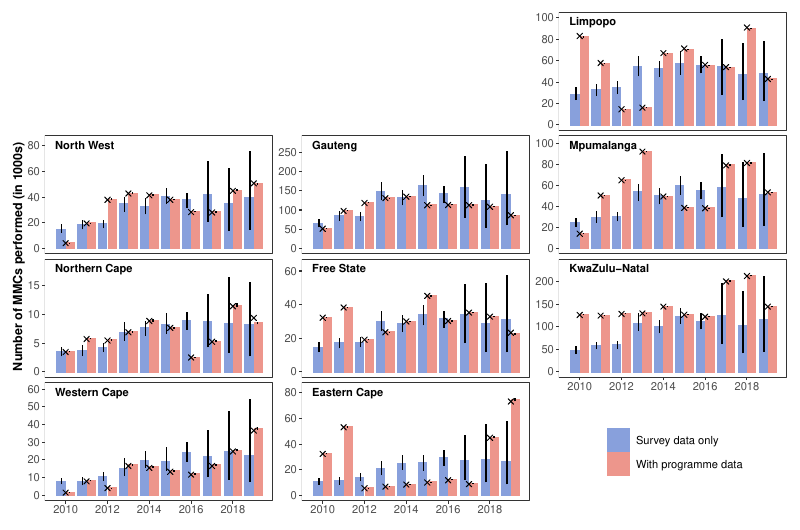

This figure's R source:
#####################
### Preliminaries ###
#####################
# Clearing Workspace
rm(list = ls())

# Set working directory
setwd('~/Dropbox/Github/zaf-circumcision-rates/Documents/nature-comms-rev/Figures/paper')

# Loading source code 
source('../src/0_Source.R')
require(ggridges)

# Model version
version <- '20210716'

################################################
### Preparing location/shapefile information ###
################################################
# Loading shapefiles 
area_hierarchy <- read.csv("../src/zaf_area_hierarchy.csv")
area_boundaries <- read_sf("../src/zaf_area_boundaries.geojson")

# Adding a unique identifier within Admin code and merging to boundaries
area_hierarchy <- area_hierarchy %>% 
  group_by(area_level) %>% 
  mutate(space = seq(dplyr::n())) %>%
  ungroup()

# Adding a unique identifier within Admin code and merging to boundaries
area_boundaries <- area_hierarchy %>% 
  group_by(area_level) %>% 
  mutate(space = seq(dplyr::n())) %>% 
  left_join(x =  area_boundaries,
            by = 'area_id') %>%
  ungroup()

#####################################
### Reading in stuff for geofacet ###
#####################################
# Reading in image of SA
## img <- readPNG(getURLContent("https://upload.wikimedia.org/wikipedia/commons/thumb/6/6d/Map_of_South_Africa_with_provinces_shaded_and_districts_numbered_%282016%29.svg/500px-Map_of_South_Africa_with_provinces_shaded_and_districts_numbered_%282016%29.svg.png"))
img <- readPNG("../src/Map_of_South_Africa_with_provinces_shaded_and_districts_numbered_(2016).svg.png")

# Getting the district grid
zaf_district_grid <- read_csv("../src/zaf-district-grid.csv")

# Setting colours for each province
province_palette <- c("Western Cape" = "#bc80bd",
                      "Free State" = "#bebada",
                      "Eastern Cape" = "#8dd3c7",
                      "Limpopo" = "#80b1d3",
                      "Northern Cape" = "#b3de69",
                      "Gauteng" = "#ffffb3",
                      "Mpumalanga" = "#fdb462",
                      "North West" = "#fccde5",
                      "KwaZulu-Natal" = "#fb8072")

# Grouping districts by their province
zaf_district_grid <- zaf_district_grid %>%
  mutate(name_province = code %>%
           fct_collapse(
             "Limpopo" = c("DC33", "DC34", "DC35", "DC36", "DC47"),
             "Mpumalanga" = c("DC30", "DC31", "DC32"),
             "Gauteng" = c("TSH", "JHB", "EKU", "DC42", "DC48"),
             "North West" = c("DC37", "DC38", "DC39", "DC40"),
             "Free State" = c("MAN", "DC16", "DC18", "DC19", "DC20"),
             "KwaZulu-Natal" = c("ETH", "DC21", "DC22", "DC23", "DC24", "DC25", "DC26", "DC27", "DC28", "DC29", "DC43"),
             "Eastern Cape" = c("BUF", "NMA", "DC10", "DC12", "DC13", "DC14", "DC15", "DC44"),
             "Northern Cape" = c("DC6", "DC7", "DC8", "DC9", "DC45"),
             "Western Cape" = c("CPT", "DC1", "DC2", "DC3", "DC4", "DC5")
           ))

###########################################
### Preparing program data for analysis ###
###########################################
# DMPPT2 input data prior to 2013
dat_program1 <- read.csv('~/Dropbox/zaf-circumcision-rates/Data/Processed/zaf_circumcision_program_data.csv') %>%
  filter(area_level == 2 & 
           year %in% 2009:2012 & 
           age_group == '10+' & 
           type == 'DMPPT2' & 
           !is.na(mmc_performed) & 
           mmc_performed > 0) %>%
  mutate(age1 = as.numeric(substr(age_group, 1, 2)),
         age2 = as.numeric(substr(age_group, 4, 5))) %>%
  mutate(age2 = if_else(is.na(age2), Inf, age2))

# DHIS input data from 2013-2017 for all districts
dat_program2 <- read.csv('~/Dropbox/zaf-circumcision-rates/Data/Processed/zaf_circumcision_program_data.csv') %>%
  filter(area_level == 2 & 
           year %in% 2013:2017 & 
           age_group == '10+' & 
           type == 'DHIS' & 
           !is.na(mmc_performed) &
           mmc_performed > 0) %>%
  mutate(age1 = as.numeric(substr(age_group, 1, 2)),
         age2 = as.numeric(substr(age_group, 4, 5))) %>%
  mutate(age2 = if_else(is.na(age2), Inf, age2))

# DHIS input data for 2018-2020 for all non-PEPFAR EC districts
dat_program3 <- read.csv('~/Dropbox/zaf-circumcision-rates/Data/Processed/zaf_circumcision_program_data.csv') %>%
  filter(!(area_id %in% c('ZAF_2_DC12', 'ZAF_2_BUF', 'ZAF_2_DC44', 'ZAF_2_DC13', 'ZAF_2_DC15')) &
           area_level == 2 & 
           year %in% 2018:2020 & 
           age_group == '10+' & 
           type == 'DHIS' & 
           !is.na(mmc_performed) & 
           mmc_performed > 0) %>%
  mutate(age1 = as.numeric(substr(age_group, 1, 2)),
         age2 = as.numeric(substr(age_group, 4, 5))) %>%
  mutate(age2 = if_else(is.na(age2), Inf, age2))

# PEPFAR input data for 2018-2020 for all PEPFAR EC districts with sharing 
dat_program4 <- read.csv('~/Dropbox/zaf-circumcision-rates/Data/Processed/prop1_4.csv') %>%
  dplyr::rename(mmc_performed = test) %>%
  dplyr::select(-c(name_district)) %>%
  filter(mmc_performed > 0 & type == 'prop4') %>%
  left_join(area_hierarchy[,c('area_id', 'area_level')], by = 'area_id') %>%
  mutate(type = if_else(!(area_id %in% c('ZAF_2_DC12', 'ZAF_2_BUF', 'ZAF_2_DC44', 'ZAF_2_DC13', 'ZAF_2_DC15')), 'Reallocated PEPFAR', 'Reported PEPFAR'),
         # age_group = if_else(!(area_id %in% c('ZAF_2_DC12', 'ZAF_2_BUF', 'ZAF_2_DC44', 'ZAF_2_DC13', 'ZAF_2_DC15')), '10+', age_group),
         age_group = '10+', 
         age1 = as.numeric(substr(age_group, 1, 2)),
         age2 = as.numeric(substr(age_group, 4, 5))) %>%
  mutate(age2 = if_else(is.na(age2), Inf, age2))

# Appending together 
dat_program <- rbind(dat_program1, dat_program2, dat_program3, dat_program4) %>%
  dplyr::select(area_id = parent_area_id, year, type, age_group, mmc_performed, age1, age2) %>%
  left_join(area_hierarchy %>%
              dplyr::select(area_id, area_name, area_level, parent_area_id)) %>%
  ddply(.(area_id, year, age_group, area_name, parent_area_id, area_level, age1, age2),
        summarise,
        mmc_performed = sum(mmc_performed))%>%
  subset(year %in% 2010:2019)

# Removing unecessary datasets
rm(dat_program1, dat_program2, dat_program3, dat_program4)

# Adding label-friendly district name 
dat_program <- merge(dat_program, 
                     zaf_district_grid[,c('code_area_id', 'name_district')],
                     by.x = 'area_id',
                     by.y = 'code_area_id',
                     all.x = TRUE)

##########################
### Reading in results ###
##########################
# Reading in model results by age group
results_agegroup1 <- read_csv(paste0('~/Dropbox/zaf-circumcision-rates/Output/Analysis/', version, '/Results_AgeGroup_Rate.csv'))
results_agegroup2 <- read_csv(paste0('~/Dropbox/zaf-circumcision-rates/Output/Analysis/', version, '/Results_AgeGroup_Incidence.csv'))
results_agegroup3 <- read_csv(paste0('~/Dropbox/zaf-circumcision-rates/Output/Analysis/', version, '/Results_AgeGroup_Prevalence.csv'))
results_agegroup <- rbind(results_agegroup1, results_agegroup2, results_agegroup3)
rm(results_agegroup1, results_agegroup2, results_agegroup3)

# Only keeping MMCs preformed 
results <- results_agegroup %>%
  subset(age_group == '10+' & type %in% c('MMCs performed') & 
           area_level == 1 & year %in% 2010:2019)

# Adding label-friendly district name 
results <- merge(results, 
                 zaf_district_grid[,c('code_area_id', 'name_district')],
                 by.x = 'area_id',
                 by.y = 'code_area_id',
                 all.x = TRUE)

# Getting relevant columns 
results <- results[,c('area_id','area_name', 'area_level', 'name_district', 'model', 'type','year','mean', 'lower', 'upper')]

#######################################
### Plotting results (DMPPT2, total)###
#######################################
# Creating grid for geofacet
zaf_province_grid <- tribble(
  ~code, ~code_area_id, ~name_province , ~row, ~col,
  "LIM", "ZAF_1_LIM"  , "Limpopo"      , 1   , 3   ,
  "NW" , "ZAF_1_NW"   , "North West"   , 2   , 1   ,
  "GT" , "ZAF_1_GT"   , "Gauteng"      , 2   , 2   ,
  "MP" , "ZAF_1_MP"   , "Mpumalanga"   , 2   , 3   ,
  "NC" , "ZAF_1_NC"   , "Northern Cape", 3   , 1   ,
  "FS" , "ZAF_1_FS"   , "Free State"   , 3   , 2   ,
  "KZN", "ZAF_1_KZN"  , "KwaZulu-Natal", 3   , 3   ,
  "WC" , "ZAF_1_WC"   , "Western Cape" , 4   , 1   ,
  "EC" , "ZAF_1_EC"   , "Eastern Cape" , 4   , 2
)

# Renaming model label
results$model[which(results$model == 'No program data')] <- 'Survey data only'
results$model[which(results$model == 'With program data')] <- 'With programme data'


fig8p <- ggplot(results,
                aes(x = year,
                    y = mean/1000,
                    ymin = lower/1000,
                    ymax = upper/1000,
                    group = model,
                    fill = model,
                    colour = model)) +
  # Bar plot
  geom_bar(stat = 'identity',
           width = 0.75,
           position = position_dodge(0.9)) +
  # Error bars
  geom_linerange(colour = 'black',
                 show.legend = FALSE,
                 position = position_dodge(0.75))  +
  # Adding points for observed data
  geom_point(data = dat_program,
             aes(x = year,
                 y = mmc_performed/1000),
             shape = 4,
             inherit.aes = FALSE) +
  # Setting for the axes
  scale_x_continuous(breaks = seq(2010, 2018, by = 2)) + 
  scale_y_continuous(breaks = scales::pretty_breaks(5)) +
  # Colour palette
  scale_fill_manual(values = MetBrewer::met.brewer("Archambault", 3)[c(1, 2)]) +
  scale_colour_manual(values = MetBrewer::met.brewer("Archambault", 3)[c(1, 2)]) + 
  # Plot labels 
  labs(x = NULL,
       y = 'Number of MMCs performed (in 1000s)',
       colour = NULL,
       fill = NULL) +
  # Adding text labels  for the facet
  geom_text(aes(x = 2009.5, y = top, label = area_name),
            data = ddply(results, .(area_id, area_name), summarize, top = 1.1 * round(max(upper)/1000)),
            hjust = 0, vjust = 1,
            size = 2.9,
            fontface = "bold",
            inherit.aes = FALSE) + 
  # Geofacet
  facet_geo(~ area_id, 
            grid = zaf_province_grid, 
            label = "name_province",
            scales = 'free_y') +
  # Minimal theme
  theme_bw(8) +
  # Extra options on the plot 
  theme(axis.text = element_text(size = 8),
        strip.text = element_blank(),
        strip.background = element_blank(),
        panel.grid = element_blank(),
        legend.text = element_text(size = 8),
        axis.title = element_text(size = 9, face = 'bold'),
        legend.position = 'none') + 
  # Altering legend
  guides(color = guide_legend(ncol = 2))

fig8l <- {fig8p +
    theme(legend.position = "right")} %>%
  ggpubr::get_legend()

library(patchwork)

fig8 <- wrap_elements(full = get_geofacet_grob(fig8p)) +
  inset_element(fig8l, 0.7, 0.05, 1.0, 0.23, align_to = "full", on_top = TRUE)

ggsave("Figure2.pdf", width = 8, height = 5.3, units = "in")
ggsave("Figure2.png", width = 8, height = 5.3, units = "in")
ggsave("Figure2.eps", width = 8, height = 5.3, units = "in", device = cairo_ps)

